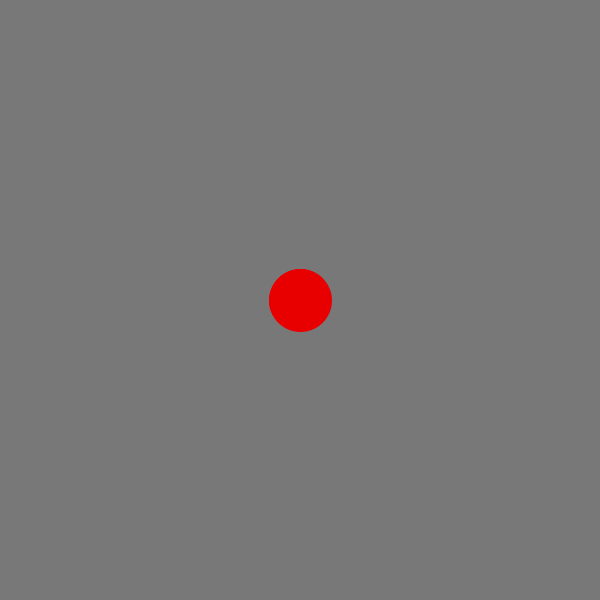
Frame 1 (no input)
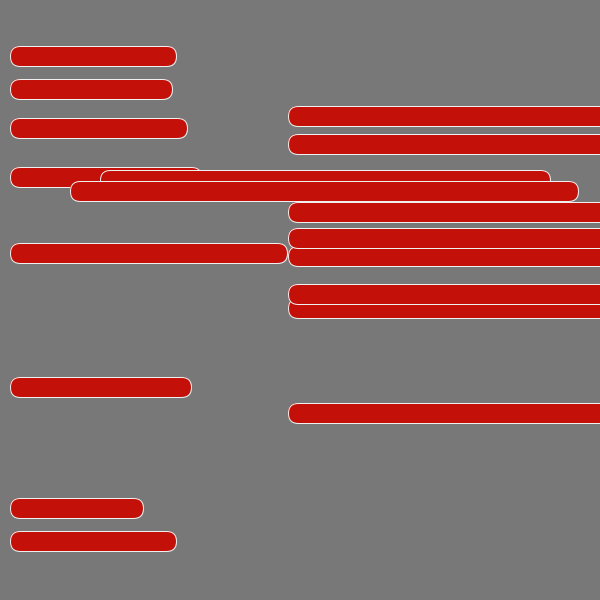
Frame 60 (the mouse pressed at the canvas centre just before this capture)
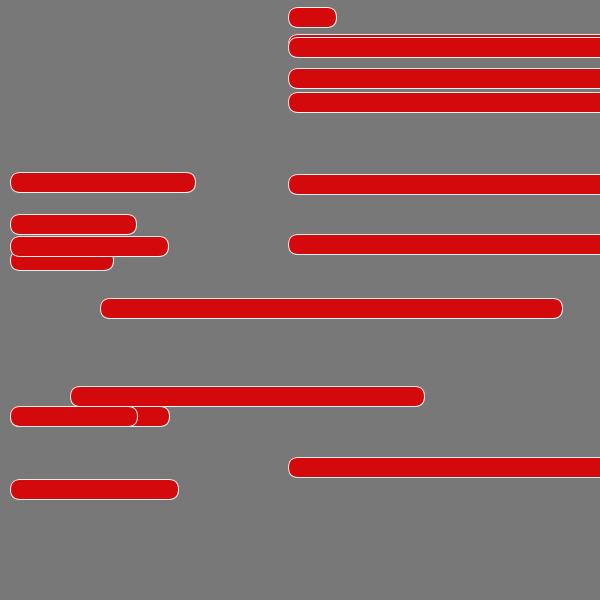
Frame 120 (the mouse held since frame 60 and released just before this capture)

The Processing sketch that drew these frames (run headless with seeded random() and noise(); from frame 60 on, the mouse is pressed at the canvas centre):

// Processing sketch: processing_181680
// ── processing_181680.pde

float centX, centY;
int diam = 10;
//int red, green, blue;
color[] ColorCircle=new color[50];

void setup(){
  size(600,600);
  frameRate(24);
  smooth();
  background(120);
  centX=width/2;
  centY=height/2;
  stroke(0);
  strokeWeight(5);
   for (int i=0;i<50;i++){
    ColorCircle[i]=color(int(random(200,250)),0,0);
    fill(ColorCircle[i]);
    
   };
  
}

void draw(){
  
  circleColor();
  drawCircle();
  drawRect();
  
}

void circleColor(){
  for(int i=48;i>=0;i--){
    ColorCircle[i+1]=ColorCircle[i];
    fill(ColorCircle[i]);
    
  };
  int red=int(random(180,250));
  int green=int(random(0,20));
  int blue=int(random(0,20));
  ColorCircle[0]=color(red,green,blue);

}

void drawCircle(){
  for(int i=0;i<49;i++){
    fill(ColorCircle[i]);
    stroke(ColorCircle[i]);
    ellipse(centX, centY, diam, diam);
    diam+=1;
  }
}

void drawRect(){
  
    for(int i=0;i<49;i++){ 
  if(diam>=800){
    background(120);
      strokeWeight(1);
      stroke(240);
      fill(ColorCircle[i]);
      rect(i*(width/100),int(random(700)),i*(int(random(50))),20,i*(width/100),i*(height/100),i*(width/100),i*(height/100));
    fill(ColorCircle[i]);
      rect(i*(width/100),int(random(500)),i*(int(random(100))),20,i*(width/100),i*(height/100),600,i*(height/100));
      fill(ColorCircle[i]);
      rect(10,int(random(1,700)),int(random(100,200)),20,100,i*(height/100),600,i*(height/100));
    fill(ColorCircle[i]);
      rect(10,int(random(1,700)),int(random(100,200)),20,100,i*(height/100),600,i*(height/100));
      rect(i*(width/100),int(random(700)),i*(int(random(50))),20,i*(width/100),i*(height/100),i*(width/100),i*(height/100));
     fill(ColorCircle[i]);
      rect(i*(width/100),int(random(500)),i*(int(random(100))),20,i*(width/100),i*(height/100),600,i*(height/100));
      fill(ColorCircle[i]);
      rect(10,int(random(1,700)),int(random(100,200)),20,100,i*(height/100),600,i*(height/100));
   fill(ColorCircle[i]);
   rect(10,int(random(1,700)),int(random(100,400)),20,100,i*(height/100),600,i*(height/100));
   fill(ColorCircle[i]);
   rect(10,int(random(1,700)),int(random(100,600)),20,100,i*(height/100),600,i*(height/100));
   fill(ColorCircle[i]);
      rect(100,int(random(1,700)),int(random(400,500)),20,100,i*(height/100),600,i*(height/100));
         fill(ColorCircle[i]);
      rect(i*(width/100),int(random(700)),i*(int(random(50))),20,i*(width/100),i*(height/100),i*(width/100),i*(height/100));
    fill(ColorCircle[i]);
      rect(i*(width/100),int(random(500)),i*(int(random(100))),20,i*(width/100),i*(height/100),600,i*(height/100));
   fill(ColorCircle[i]);
      rect(10,int(random(1,700)),int(random(100,200)),20,100,i*(height/100),600,i*(height/100));
    fill(ColorCircle[i]);
      rect(10,int(random(1,700)),int(random(100,200)),20,100,i*(height/100),600,i*(height/100));
      rect(i*(width/100),int(random(700)),i*(int(random(50))),20,i*(width/100),i*(height/100),i*(width/100),i*(height/100));
     fill(ColorCircle[i]);
      rect(i*(width/100),int(random(500)),i*(int(random(100))),20,i*(width/100),i*(height/100),600,i*(height/100));
      fill(ColorCircle[i]);
      rect(10,int(random(1,700)),int(random(100,200)),20,100,i*(height/100),600,i*(height/100));
   fill(ColorCircle[i]);
      rect(70,int(random(1,700)),int(random(300,600)),20,100,i*(height/100),600,i*(height/100));
      i++;
      
};
    }
}
